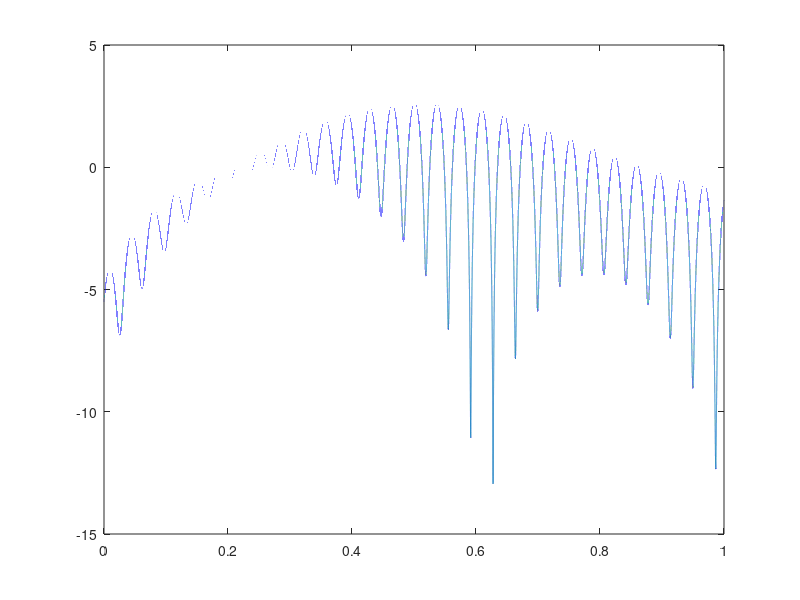

This chart was generated by the following MATLAB code:
 

% SUM OF SINUSOIDS FADING SIMULATORS
% fc - carrier frequency
% fd - Doppler frequency  
% fs - Sampling frequency
% ts - Sampling period
% N - Number of sinusoids

v=30 / 3600;			% vehicular speed	 
c=300 * 10 ^ 3;         % speed of light
fc=800 * 10 ^ 6;        % carrier freq
fd=fc * v / c;          % doppler freq
fs=1000000;             % sampling freq
ts=1 / fs;              
t=0 : ts : 1;           
N=6;                   % num of paths

%%%%%%%%%%%%%%%%%%%%%%%%%%%%%%%%%%%%%%%%%%%%%%
% sum of sinusoids
%%%%%%%%%%%%%%%%%%%%%%%%%%%%%%%%%%%%%%%%%%%%%
 x=zeros(1,length(t));
 y=zeros(1,length(t));

for n=1:N
    alpha=(rand-0.5)*2*pi;
    phi=(rand-0.5)*2*pi;       
    x=x+randn*cos(2*pi*fd*t*cos(alpha)+phi);
    y=y+randn*sin(2*pi*fd*t*cos(alpha)+phi);
end
z=(1/sqrt(N))*(x+1i*y);
r1=abs(z);


plot(t,10*log10(r1))
hold on
 